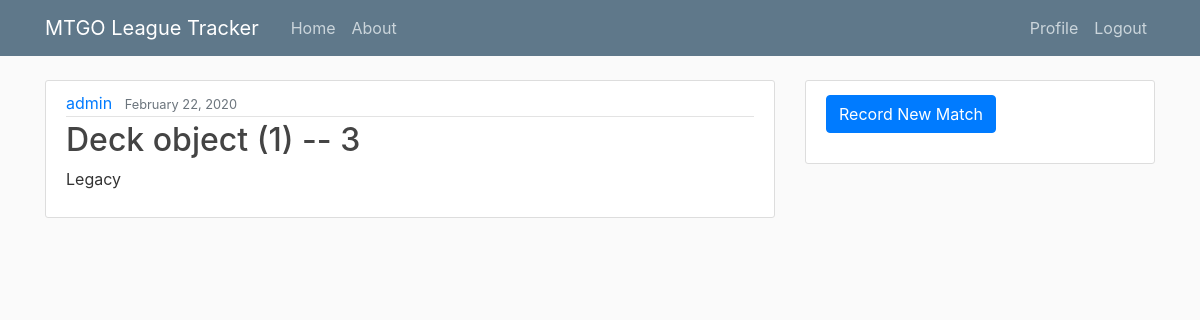
The app's page / (signed in) with its own data.
### tracker/models.py (models this page shows, shortened)
class Match(models.Model):
	player = models.ForeignKey(User, on_delete=models.CASCADE)
	mformat = models.CharField(default='Legacy', max_length=100)
	deck = models.ForeignKey(Deck, related_name="matches", on_delete=models.CASCADE)
	oppdeck = models.ForeignKey(Deck, related_name="opp_matches", on_delete=models.CASCADE)
	record = models.IntegerField(default=0)
	date = models.DateTimeField(default=timezone.now)

class Deck(models.Model):
		name = models.CharField(default='SpyCat', max_length=100)

### tracker/views.py (the view)
# urls.py: path('', MatchListView.as_view(), name='tracker-home'),
class MatchListView(ListView):
    model = Match
    template_name = 'tracker/home.html'
    context_object_name = 'matches'
    ordering = ['-date']

### tracker/templates/tracker/home.html
{% extends "tracker/base.html" %}
{% block content %}
	{% for match in matches %}
		<article class="media content-section">
		  <div class="media-body">
		    <div class="article-metadata">
		      <a class="mr-2" href="#">{{ match.player }}</a>
		      <small class="text-muted">{{ match.date|date:"F d, Y" }}</small>
		    </div>
		    <h2><a class="article-title" href="{% url 'match-detail' match.id %}">{{ match.deck }} -- {{ match.record }}</a></h2>
		    <p class="article-content">{{ match.mformat }}</p>
		  </div>
		</article>
	{% endfor %}
{% endblock content %}

### tracker/static/tracker/main.css (style rules this page uses)
body { background: #fafafa; color: #333333; margin-top: 5rem; }
h1, h2, h3, h4, h5, h6 { color: #444444; }
.content-section { background: #ffffff; padding: 10px 20px; border: 1px solid #dddddd; border-radius: 3px; margin-bottom: 20px; }
.article-title { color: #444444; }
.article-content { white-space: pre-line; }
.article-metadata { padding-bottom: 1px; margin-bottom: 4px; border-bottom: 1px solid #e3e3e3 }

### records on screen
Match: player "admin", date "February 22, 2020", deck "Deck object (1)", record "3", mformat "Legacy"
